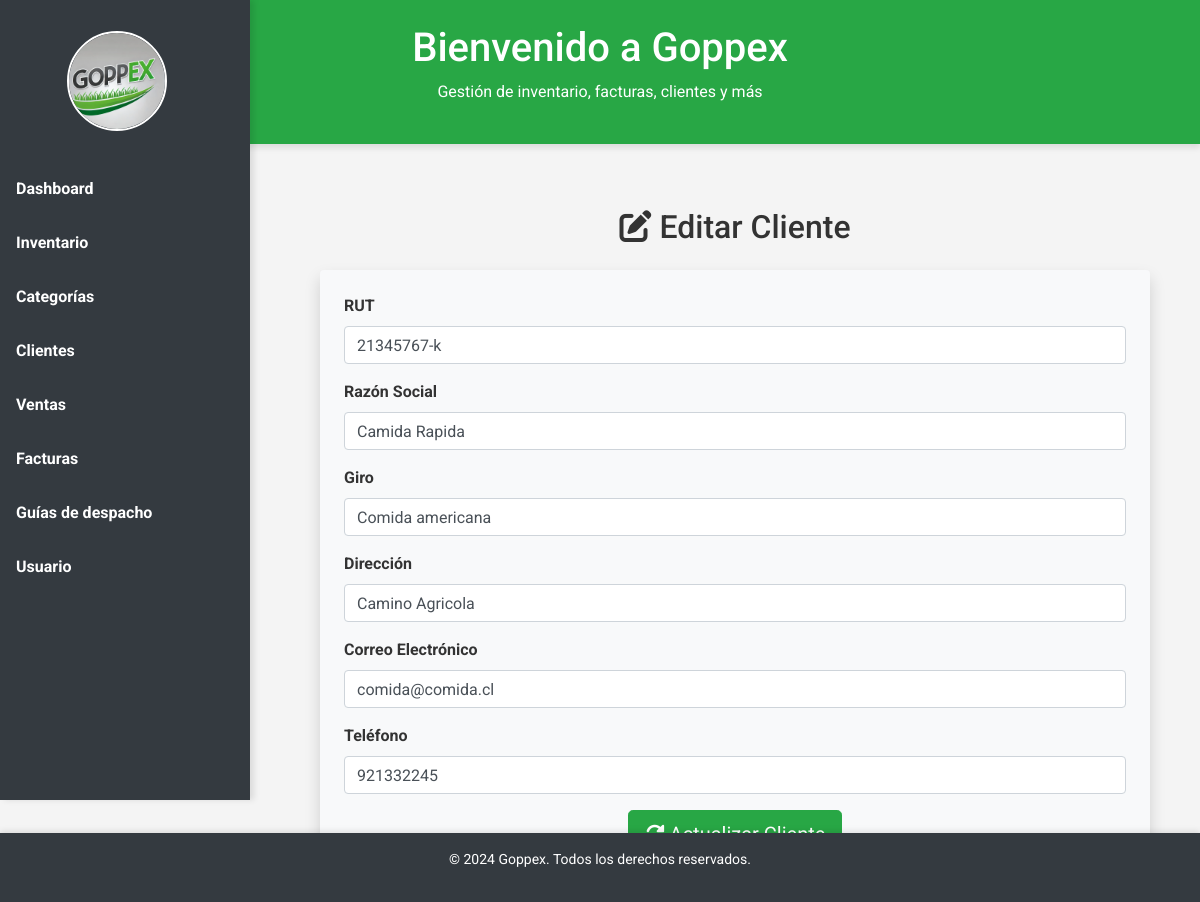
The app's page /editar-cliente/1/ with its own data.
### inventory/models.py (models this page shows, shortened)
class Cliente(models.Model):
    rut = models.CharField(max_length=15, unique=True)
    razon_social = models.CharField(max_length=255)
    giro = models.CharField(max_length=255)
    direccion = models.CharField(max_length=255)
    correo = models.EmailField()
    telefono = models.CharField(max_length=15)
    fecha_inicio = models.DateTimeField(auto_now_add=True)
    fecha_termino = models.DateTimeField(auto_now=True)
    oculto = models.BooleanField(default=False)  # Agregado para ocultar clientes

### inventory/views.py (the view, shortened to what this page needs)
# urls.py: path('editar-cliente/<int:cliente_id>/', views.editar_cliente, name='editar_cliente'),
def editar_cliente(request, cliente_id):
    cliente = get_object_or_404(Cliente, id=cliente_id)
    return render(request, 'inventory/editar_cliente.html', {'cliente': cliente})

### inventory/templates/inventory/editar_cliente.html (shortened to what this page needs)
{% extends 'base.html' %}
{% block content %}
<div class="container mt-4">
    <h2 class="text-center mb-4">
        <i class="fas fa-edit"></i> Editar Cliente
    </h2>
    <form method="POST" class="shadow p-4 rounded bg-light" onsubmit="return validateForm()">
        <div class="form-group">
            <label for="rut" class="font-weight-bold">RUT</label>
            <input type="text" class="form-control" id="rut" name="rut" value="{{ cliente.rut }}"
                   placeholder="Ej: 12345678-9" pattern="\d{7,8}-[0-9Kk]" required
                   title="El RUT debe tener entre 7 y 8 dígitos, seguido de un guion y un dígito verificador numerico o k.">
        </div>
        <div class="form-group">
            <label for="razon_social" class="font-weight-bold">Razón Social</label>
            <input type="text" class="form-control" id="razon_social" name="razon_social"
                   value="{{ cliente.razon_social }}" required maxlength="100">
        </div>
        <div class="form-group">
            <label for="giro" class="font-weight-bold">Giro</label>
            <input type="text" class="form-control" id="giro" name="giro" value="{{ cliente.giro }}"
                   required maxlength="100">
        </div>
        <div class="form-group">
            <label for="direccion" class="font-weight-bold">Dirección</label>
            <input type="text" class="form-control" id="direccion" name="direccion"
                   value="{{ cliente.direccion }}" required maxlength="150">
        </div>
        <div class="form-group">
            <label for="correo" class="font-weight-bold">Correo Electrónico</label>
            <input type="email" class="form-control" id="correo" name="correo"
                   value="{{ cliente.correo }}" required>
        </div>
        <div class="form-group">
            <label for="telefono" class="font-weight-bold">Teléfono</label>
            <input type="tel" class="form-control" id="telefono" name="telefono"
                   value="{{ cliente.telefono }}" required pattern="\d{9}"
                   title="El teléfono debe contener exactamente 9 dígitos numéricos.">
        </div>
        <div class="text-center">
            <button type="submit" class="btn btn-success btn-lg">
            </button>
        </div>
    </form>
</div>
{% endblock %}

### static/css/styles.css (style rules this page uses)
body { font-family: 'Roboto', sans-serif; background-color: #f4f4f4; color: #333; }

### records on screen
Cliente: rut "21345767-k", razon_social "Camida Rapida", giro "Comida americana", direccion "Camino Agricola", correo "comida@comida.cl", telefono "921332245"
